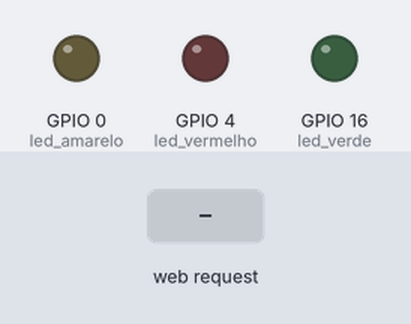
Recording of a program running on a simulated ESP32 board running MicroPython. Shown: output pins drawn as LEDs (lit = HIGH). The test bench sets the inputs (shaded band). WiFi joins after 1.5 s; what the program prints to the serial console is not drawn.

Above: at 2.7 s.
2.8 s: HTTP request GET /red received
At 3.7 s:
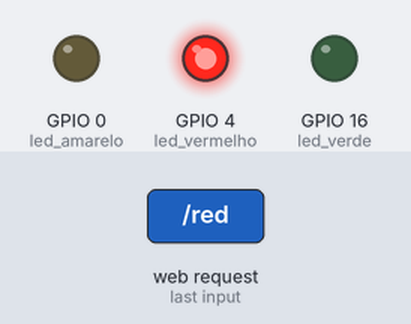
4.3 s: HTTP request GET /yellow received
At 4.8 s:
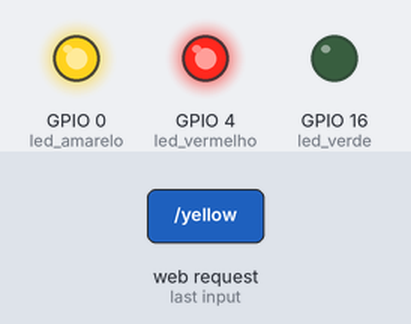
5.8 s: HTTP request GET /green received
At 7.0 s:
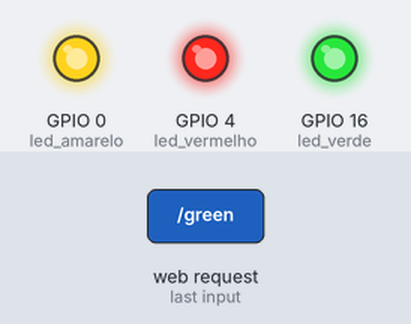
7.3 s: HTTP request GET /red received
At 8.3 s:
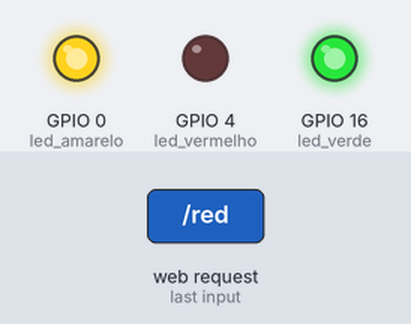
8.8 s: HTTP request GET /yellow received
At 9.5 s:
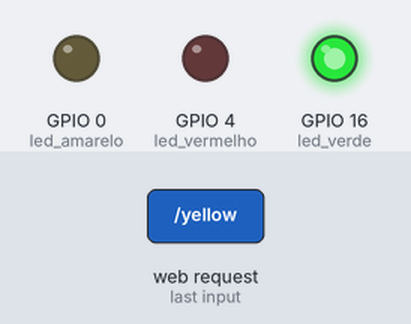
Timing chart, 0 to 11.3 s (numbered marks = the images above; inputs shaded):
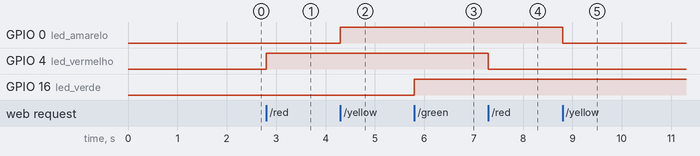

The program:

sergio.py
```python
#import network
#import time
#from micropyserver import MicroPyServer

#sta = network.WLAN(network.STA_IF)
#sta.active(False)
#sta.active(True)

#redes = sta.scan()
#print(f'redes = {redes}')
#sta.active(False)

#for rede in redes:
    #print(rede)

###########################################
import network
from time import sleep
from machine import Pin, PWM
from micropyserver import MicroPyServer
import time
import json

# Configuração dos pinos do motor direito
led_vermelho = Pin(4, Pin.OUT)
led_amarelo = Pin(0, Pin.OUT)
led_verde = Pin(16, Pin.OUT)

ssid = 'PUC-ACD'
password =''

station = network.WLAN(network.STA_IF)
station.active(True)
station.connect(ssid, password)


while not station.isconnected():
    print(".",end="")
    time.sleep(0.1)

print('Conectado à rede', ssid)
print('Configuração de rede:', station.ifconfig())

server = MicroPyServer()
# Página HTML para controle
html = """<!DOCTYPE html>
<html lang="en">
<head>
  <meta charset="UTF-8">
  <meta name="viewport" content="width=device-width, initial-scale=1.0">
  <title>Botões de Controle</title>
  <style>
    body {
      display: flex;
      justify-content: center;
      align-items: center;
      height: 100vh;
      background-color: #f0f0f0;
      margin: 0;
    }
    .frame {
      text-align: center;
      background-color: white;
      padding: 50px;
      border-radius: 10px;
      box-shadow: 0 4px 8px rgba(0, 0, 0, 0.1);
    }
    .button {
      display: block;
      width: 100px;
      margin: 10px auto;
      padding: 10px;
      border: none;
      border-radius: 5px;
      cursor: pointer;
      font-size: 16px;
    }
    .red { background-color: #ff4d4d; }
    .green { background-color: #4dff4d; }
    .yellow { background-color: #ffff4d; }
    .off { background-color: #d9d9d9; }
  </style>
</head>
<body>
  <div class="frame">
    <button class="button red" onclick="callEndpoint('/red')">Red</button>
    <button class="button yellow" onclick="callEndpoint('/yellow')">yellow</button>
    <button class="button green" onclick="callEndpoint('/green')">green</button>
  </div>

  <script>
    function callEndpoint(endpoint) {
      const url = `${endpoint}`;
      fetch(url)
        .then(response => response.json())
        .then(data => {
          console.log('Success:', data);
        })
        .catch(error => {
          console.error('Error:', error);
        });
    }
  </script>
</body>
</html>
"""
def inicio(request):
    server.send("HTTP/1.0 200 OK\r\n")
    server.send("Content-Type: text/html\r\n\r\n")
    server.send(html)


def red(request):
    led_vermelho.value(not led_vermelho.value())
    json_str = json.dumps({"status": "ok"})
    server.send("HTTP/1.0 200 OK\r\n")
    server.send("Content-Type: application/json\r\n\r\n")
    server.send(json_str)

def yellow(request):
    led_amarelo.value(not led_amarelo.value())
    json_str = json.dumps({"status": "ok"})
    server.send("HTTP/1.0 200 OK\r\n")
    server.send("Content-Type: application/json\r\n\r\n")
    server.send(json_str)

def green(request):
    led_verde.value(not led_verde.value())
    json_str = json.dumps({"status": "ok"})
    server.send("HTTP/1.0 200 OK\r\n")
    server.send("Content-Type: application/json\r\n\r\n")
    server.send(json_str)


server.add_route('/', inicio)
server.add_route('/red', red)
server.add_route('/yellow', yellow)
server.add_route('/green', green)

server.start()
```

micropyserver.py
```python
"""
MicroPyServer is a simple HTTP server for MicroPython projects.

@see https://github.com/troublegum/micropyserver

The MIT License

Copyright (c) 2019 troublegum. https://github.com/troublegum/micropyserver

Permission is hereby granted, free of charge, to any person obtaining a copy
of this software and associated documentation files (the "Software"), to deal
in the Software without restriction, including without limitation the rights
to use, copy, modify, merge, publish, distribute, sublicense, and/or sell
copies of the Software, and to permit persons to whom the Software is
furnished to do so, subject to the following conditions:

The above copyright notice and this permission notice shall be included in
all copies or substantial portions of the Software.

THE SOFTWARE IS PROVIDED "AS IS", WITHOUT WARRANTY OF ANY KIND, EXPRESS OR
IMPLIED, INCLUDING BUT NOT LIMITED TO THE WARRANTIES OF MERCHANTABILITY,
FITNESS FOR A PARTICULAR PURPOSE AND NONINFRINGEMENT. IN NO EVENT SHALL THE
AUTHORS OR COPYRIGHT HOLDERS BE LIABLE FOR ANY CLAIM, DAMAGES OR OTHER
LIABILITY, WHETHER IN AN ACTION OF CONTRACT, TORT OR OTHERWISE, ARISING FROM,
OUT OF OR IN CONNECTION WITH THE SOFTWARE OR THE USE OR OTHER DEALINGS IN
THE SOFTWARE.
"""
import re
import socket
import sys
import io


class MicroPyServer(object):

    def __init__(self, host="0.0.0.0", port=80):
        """ Constructor """
        self._host = host
        self._port = port
        self._routes = []
        self._connect = None
        self._on_request_handler = None
        self._on_not_found_handler = None
        self._on_error_handler = None
        self._sock = None

    def start(self):
        """ Start server """
        self._sock = socket.socket(socket.AF_INET, socket.SOCK_STREAM)
        self._sock.setsockopt(socket.SOL_SOCKET, socket.SO_REUSEADDR, 1)
        self._sock.bind((self._host, self._port))
        self._sock.listen(1)
        print("Server start")
        while True:
            if self._sock is None:
                break
            try:
                self._connect, address = self._sock.accept()
                request = self.get_request()
                if len(request) == 0:
                    self._connect.close()
                    continue
                if self._on_request_handler:
                    if not self._on_request_handler(request, address):
                        continue
                route = self.find_route(request)
                if route:
                    route["handler"](request)
                else:
                    self._route_not_found(request)
            except Exception as e:
                self._internal_error(e)
            finally:
                self._connect.close()

    def stop(self):
        """ Stop the server """
        self._connect.close()
        self._sock.close()
        self._sock = None
        print("Server stop")

    def add_route(self, path, handler, method="GET"):
        """ Add new route  """
        self._routes.append(
            {"path": path, "handler": handler, "method": method})

    def send(self, data):
        """ Send data to client """
        if self._connect is None:
            raise Exception("Can't send response, no connection instance")
        self._connect.sendall(data.encode())

    def find_route(self, request):
        """ Find route """
        lines = request.split("\r\n")
        method = re.search("^([A-Z]+)", lines[0]).group(1)
        path = re.search("^[A-Z]+\\s+(/[-a-zA-Z0-9_.]*)", lines[0]).group(1)
        for route in self._routes:
            if method != route["method"]:
                continue
            if path == route["path"]:
                return route
            else:
                match = re.search("^" + route["path"] + "$", path)
                if match:
                    print(method, path, route["path"])
                    return route

    def get_request(self, buffer_length=4096):
        """ Return request body """
        return str(self._connect.recv(buffer_length), "utf8")

    def on_request(self, handler):
        """ Set request handler """
        self._on_request_handler = handler

    def on_not_found(self, handler):
        """ Set not found handler """
        self._on_not_found_handler = handler

    def on_error(self, handler):
        """ Set error handler """
        self._on_error_handler = handler

    def _route_not_found(self, request):
        """ Route not found handler """
        if self._on_not_found_handler:
            self._on_not_found_handler(request)
        else:
            """ Default not found handler """
            self.send("HTTP/1.0 404 Not Found\r\n")
            self.send("Content-Type: text/plain\r\n\r\n")
            self.send("Not found")

    def _internal_error(self, error):
        """ Internal error handler """
        if self._on_error_handler:
            self._on_error_handler(error)
        else:
            """ Default internal error handler """
            if "print_exception" in dir(sys):
                output = io.StringIO()
                sys.print_exception(error, output)
                str_error = output.getvalue()
                output.close()
            else:
                str_error = str(error)
            self.send("HTTP/1.0 500 Internal Server Error\r\n")
            self.send("Content-Type: text/plain\r\n\r\n")
            self.send("Error: " + str_error)
            print(str_error)
```

Measured:
- after the input at 2.8 s, GPIO 4 (led_vermelho): LOW → HIGH at once
- after the input at 4.3 s, GPIO 0 (led_amarelo): LOW → HIGH at once
- after the input at 5.8 s, GPIO 16 (led_verde): LOW → HIGH at once
- after the input at 7.3 s, GPIO 4 (led_vermelho): HIGH → LOW at once
- after the input at 8.8 s, GPIO 0 (led_amarelo): HIGH → LOW at once
